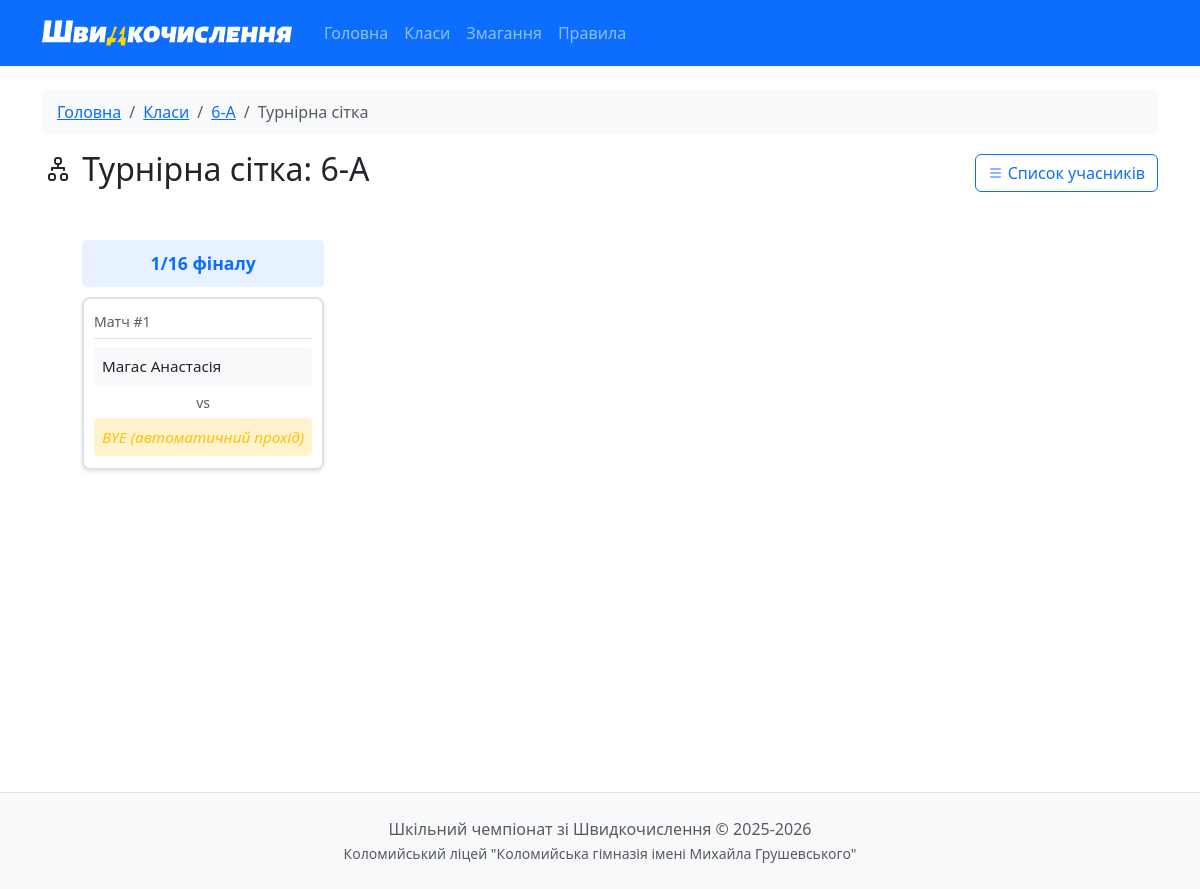
Page /bracket/6-А on the committed database.
### models.py (models this page shows, shortened)
class Match(db.Model):
    id = db.Column(db.Integer, primary_key=True)
    student1_id = db.Column(db.Integer, db.ForeignKey('student.id'), nullable=True)  # ✅ ВИПРАВЛЕНО
    student2_id = db.Column(db.Integer, db.ForeignKey('student.id'), nullable=True)
    class_name = db.Column(db.String(10), nullable=False)
    round_number = db.Column(db.Integer, nullable=False)
    match_number = db.Column(db.Integer, nullable=False)
    winner_id = db.Column(db.Integer, db.ForeignKey('student.id'), nullable=True)
    winner = db.relationship('Student', foreign_keys=[winner_id], backref='wins')
    scheduled_date = db.Column(db.DateTime, nullable=True)
    completed_date = db.Column(db.DateTime, nullable=True)
    is_completed = db.Column(db.Boolean, default=False)
    score1 = db.Column(db.Integer)
    score2 = db.Column(db.Integer)
    notes = db.Column(db.Text)
    @property
    def round_name(self):
        if self.round_number == 0:
            return "Кваліфікація"
        round_names = {
            1: "1/16 фіналу",
            2: "1/8 фіналу",
            3: "1/4 фіналу",
            4: "1/2 фіналу (Півфінал)",
            5: "Фінал",
            6: "За 3-є місце"
        }
        return round_names.get(self.round_number, f"Раунд {self.round_number}")

class Student(db.Model):
    id = db.Column(db.Integer, primary_key=True)
    first_name = db.Column(db.String(50), nullable=False)
    last_name = db.Column(db.String(50), nullable=False)
    patronymic = db.Column(db.String(50))
    class_name = db.Column(db.String(10), nullable=False)
    seed = db.Column(db.Integer)
    rating = db.Column(db.Float, default=0.0)  # Змінено на Float для 10.5 тощо
    has_bye = db.Column(db.Boolean, default=False)
    home_matches = db.relationship('Match', foreign_keys='Match.student1_id', backref='student1', lazy=True)
    away_matches = db.relationship('Match', foreign_keys='Match.student2_id', backref='student2', lazy=True)
    @property
    def full_name(self):
        return f"{self.last_name} {self.first_name} {self.patronymic or ''}".strip()

### app.py (the view)
@app.route('/bracket/<class_name>')
def bracket(class_name):
    students = Student.query.filter_by(class_name=class_name).order_by(Student.seed).all()
    matches = Match.query.filter_by(class_name=class_name).order_by(Match.round_number, Match.match_number).all()
    rounds = {}
    for match in matches:
        if match.round_number not in rounds:
            rounds[match.round_number] = []
        rounds[match.round_number].append(match)
    return render_template('bracket.html',
                         class_name=class_name,
                         students=students,
                         rounds=sorted(rounds.items()))

### templates/bracket.html (shortened to what this page needs)
{% extends "base.html" %}
{% block content %}
<div class="row">
    <div class="col-12">
        <nav aria-label="breadcrumb">
            <ol class="breadcrumb">
                <li class="breadcrumb-item"><a href="{{ url_for('index') }}">Головна</a></li>
                <li class="breadcrumb-item"><a href="{{ url_for('classes') }}">Класи</a></li>
                <li class="breadcrumb-item"><a href="{{ url_for('class_detail', class_name=class_name) }}">{{ class_name }}</a></li>
                <li class="breadcrumb-item active">Турнірна сітка</li>
            </ol>
        </nav>
        <div class="d-flex justify-content-between align-items-center mb-4">
            <h2><i class="bi bi-diagram-2"></i> Турнірна сітка: {{ class_name }}</h2>
            <a href="{{ url_for('class_detail', class_name=class_name) }}" class="btn btn-outline-primary">
                <i class="bi bi-list"></i> Список учасників
            </a>
        </div>
        {% if rounds %}
        <div class="bracket">
            {% for round_num, round_matches in rounds %}
            <div class="round">
                <div class="round-title">
                    {% if round_matches %}
                        {{ round_matches[0].round_name }}
                    {% else %}
                        Раунд {{ round_num }}
                    {% endif %}
                </div>
                {% for match in round_matches %}
                <div class="match-card {% if match.is_completed %}completed{% endif %}">
                    <div class="match-header mb-2">
                        <small class="text-muted">Матч #{{ match.match_number }}</small>
                    </div>
                    <div class="participant {% if match.winner_id == match.student1_id %}winner{% endif %} {% if match.student1 and match.student1.has_bye %}text-success fw-bold{% endif %}">
                        {% if match.student1 %}
                            {{ match.student1.full_name }}
                        {% else %}
                            <span class="text-muted">Очікується...</span>
                        {% endif %}
                    </div>
                    <div class="text-center my-1">
                        <small class="text-muted">vs</small>
                    </div>
                    <div class="participant {% if match.student2_id is none %}bye{% elif match.winner_id == match.student2_id %}winner{% endif %}">
                        {% if match.student2 %}
                            {{ match.student2.full_name }}
                            {% if match.score2 is not none %}
                                <span class="badge bg-secondary float-end">{{ match.score2 }}</span>
                            {% endif %}
                        {% elif match.student2_id is none and match.student1 %}
                            <span class="text-warning">BYE (автоматичний прохід)</span>
                        {% else %}
                            <span class="text-muted">Очікується...</span>
                        {% endif %}
                    </div>
                </div>
                {% endfor %}
            </div>
            {% endfor %}
        </div>
        {% else %}
        <div class="alert alert-warning">
            <i class="bi bi-exclamation-triangle"></i>
            Турнірна сітка ще не сформована. Необхідно провести жеребкування.
        </div>
        {% endif %}
    </div>
</div>
{% endblock %}

### static/css/style.css (style rules this page uses)
body { min-height: 100vh; display: flex; flex-direction: column; }
.bracket { display: flex; padding: 20px; overflow-x: auto; min-height: 500px; }
.round { display: flex; flex-direction: column; justify-content: space-around; margin: 0 15px; }
.round-title { text-align: center; font-weight: bold; font-size: 1.1rem; margin-bottom: 20px; color: #0057b8; padding: 10px; background: #e7f1ff; border-radius: 5px; }
.match-card { background: white; border: 2px solid #dee2e6; border-radius: 8px; margin: 10px 0; padding: 12px; min-width: 220px; max-width: 250px; box-shadow: 0 2px 4px rgba(0,0,0,0.1); transition: all 0.3s; }
.match-header { border-bottom: 1px solid #dee2e6; padding-bottom: 5px; margin-bottom: 8px; }
.participant { padding: 10px; margin: 3px 0; border-radius: 5px; background: #f8f9fa; font-size: 0.95rem; transition: all 0.2s; }
.participant.bye { background: #fff3cd; font-style: italic; color: #856404; }
.btn { transition: all 0.2s; }
.breadcrumb { background: #f8f9fa; padding: 10px 15px; border-radius: 5px; }

### templates/bracket.html (style rules this page uses)
.bracket { overflow-x: auto; }
.round { display: inline-block; vertical-align: top; margin: 0 20px; }
.round-title { text-align: center; font-weight: bold; margin-bottom: 10px; color: #0d6efd; }
.match-card { background: white; border: 2px solid #dee2e6; border-radius: 8px; margin: 10px 0; padding: 10px; min-width: 200px; }
.participant { padding: 8px; margin: 2px 0; border-radius: 4px; background: #f8f9fa; }
.participant.bye { background: #fff3cd; font-style: italic; }

### rows in the picture
Match: round_number "1/16 фіналу", match_number "1", student1.full_name "Магас Анастасія", shows "BYE (автоматичний прохід)"

### other values in the picture
{{ class_name }} "6-А"
